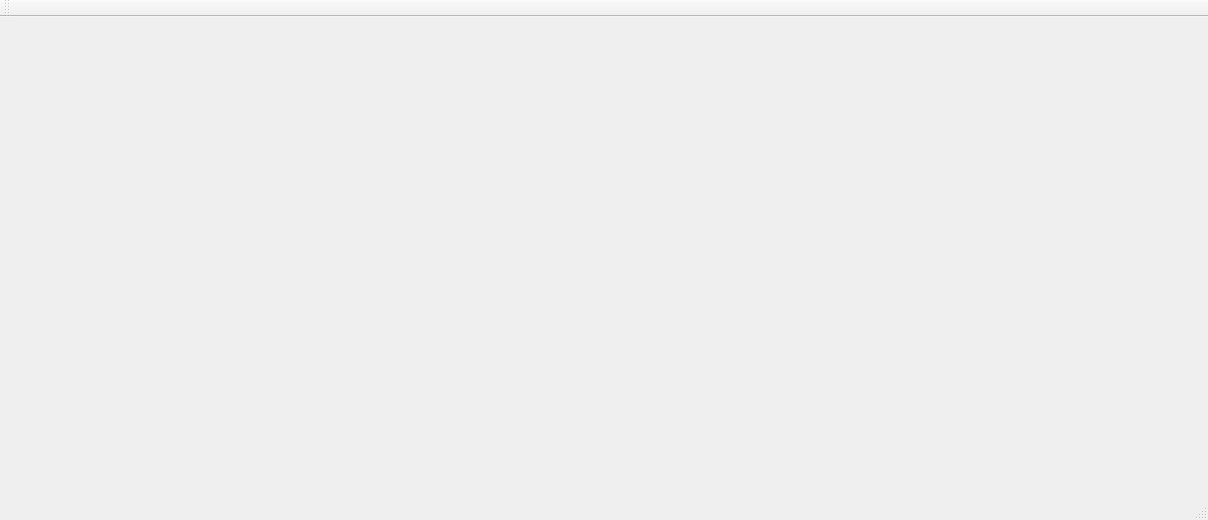
<?xml version="1.0" encoding="UTF-8"?>
<ui version="4.0">
 <class>MainWindow</class>
 <widget class="QMainWindow" name="MainWindow">
  <property name="geometry">
   <rect>
    <x>0</x>
    <y>0</y>
    <width>1208</width>
    <height>520</height>
   </rect>
  </property>
  <property name="windowTitle">
   <string>MainWindow</string>
  </property>
  <widget class="QWidget" name="centralWidget">
   <widget class="QCustomPlot" name="customPlot" native="true">
    <property name="geometry">
     <rect>
      <x>0</x>
      <y>0</y>
      <width>1191</width>
      <height>471</height>
     </rect>
    </property>
   </widget>
  </widget>
  <widget class="QMenuBar" name="menuBar">
   <property name="geometry">
    <rect>
     <x>0</x>
     <y>0</y>
     <width>1208</width>
     <height>21</height>
    </rect>
   </property>
  </widget>
  <widget class="QToolBar" name="mainToolBar">
   <attribute name="toolBarArea">
    <enum>TopToolBarArea</enum>
   </attribute>
   <attribute name="toolBarBreak">
    <bool>false</bool>
   </attribute>
  </widget>
  <widget class="QStatusBar" name="statusBar"/>
 </widget>
 <layoutdefault spacing="6" margin="11"/>
 <customwidgets>
  <customwidget>
   <class>QCustomPlot</class>
   <extends>QWidget</extends>
   <header location="global">qcustomplot.h</header>
   <container>1</container>
  </customwidget>
 </customwidgets>
 <resources/>
 <connections/>
</ui>
